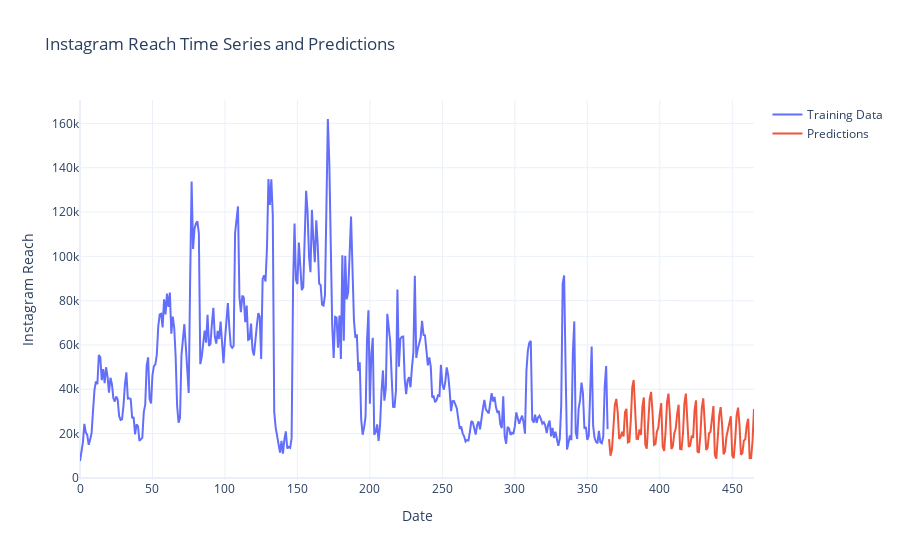

The notebook cell saved with this chart:
### Code cell
predictions = model.predict(len(df), len(df)+100)

trace_train = go.Scatter(x=df.index, 
                         y=df["Instagram reach"], 
                         mode="lines", 
                         name="Training Data")
trace_pred = go.Scatter(x=predictions.index, 
                        y=predictions, 
                        mode="lines", 
                        name="Predictions")

layout = go.Layout(title="Instagram Reach Time Series and Predictions", 
                   xaxis_title="Date", 
                   yaxis_title="Instagram Reach")

fig = go.Figure(data=[trace_train, trace_pred], layout=layout)
fig.show()

### Figure 1 — Plotly figure (JSON) as saved in the notebook; plotly's stock layout.template omitted (floating-point values rounded to 4 significant figures; data arrays with more than 128 entries replaced by an {"elided": "..."} marker saying what was removed)
{"data": [{"mode": "lines", "name": "Training Data", "type": "scatter", "x": {"elided": "365 int values"}, "y": {"elided": "365 int values"}}, {"mode": "lines", "name": "Predictions", "type": "scatter", "x": [365, 366, 367, 368, 369, 370, 371, 372, 373, 374, 375, 376, 377, 378, 379, 380, 381, 382, 383, 384, 385, 386, 387, 388, 389, 390, 391, 392, 393, 394, 395, 396, 397, 398, 399, 400, 401, 402, 403, 404, 405, 406, 407, 408, 409, 410, 411, 412, 413, 414, 415, 416, 417, 418, 419, 420, 421, 422, 423, 424, 425, 426, 427, 428, 429, 430, 431, 432, 433, 434, 435, 436, 437, 438, 439, 440, 441, 442, 443, 444, 445, 446, 447, 448, 449, 450, 451, 452, 453, 454, 455, 456, 457, 458, 459, 460, 461, 462, 463, 464, 465], "y": [17470.0, 9987.0, 12780.0, 21230.0, 32840.0, 35660.0, 29350.0, 17560.0, 18480.0, 20810.0, 18720.0, 29680.0, 31150.0, 16030.0, 16360.0, 25930.0, 40880.0, 44200.0, 33040.0, 17610.0, 17600.0, 21930.0, 19380.0, 32110.0, 36310.0, 15010.0, 13220.0, 23910.0, 35450.0, 38810.0, 29580.0, 14900.0, 15240.0, 20800.0, 22750.0, 29040.0, 33740.0, 14000.0, 12150.0, 21000.0, 34160.0, 38010.0, 28320.0, 13100.0, 14190.0, 20080.0, 22230.0, 28960.0, 33000.0, 13050.0, 12880.0, 20030.0, 33790.0, 38020.0, 27520.0, 14010.0, 14630.0, 19080.0, 18060.0, 30710.0, 35000.0, 11900.0, 11410.0, 19290.0, 31620.0, 35880.0, 24990.0, 12580.0, 13530.0, 20180.0, 20850.0, 28230.0, 32450.0, 10330.0, 8710.0, 18190.0, 27990.0, 31940.0, 23950.0, 10680.0, 11940.0, 18590.0, 21350.0, 24250.0, 27800.0, 10000.0, 8880.0, 16940.0, 28100.0, 31740.0, 23830.0, 10450.0, 11150.0, 16810.0, 17460.0, 23900.0, 26680.0, 8944.0, 8989.0, 16770.0, 31130.0]}], "layout": {"title": {"text": "Instagram Reach Time Series and Predictions"}, "xaxis": {"title": {"text": "Date"}}, "yaxis": {"title": {"text": "Instagram Reach"}}}}
